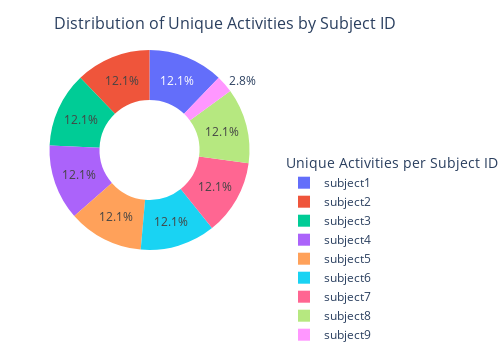

The notebook cell saved with this chart:
### Code cell
# Compute the count of unique 'Activity' values for each 'subject_id'
counts = data.groupby('subject')['Activity'].nunique().reset_index(name='count')

# Define colors for the pie chart sections
colors = ['#a3416c', '#ebc898']

# Construct a pie chart with plotly
# 'names' are the 'subject_id' labels, and 'values' are the counts for each 'subject_id'
fig = px.pie(
    counts,
    names='subject',
    values='count',
    color='subject',
    hole=0.5,  # creates a donut-styled pie chart
    title='Distribution of Unique Activities by Subject ID'
)

# Update the layout of the pie chart for better presentation and clarity
fig.update_layout(
    margin=dict(t=50, b=0, l=0, r=0),
    legend=dict(
        orientation="v",
        yanchor="top",
        y=0.5,
        xanchor="left",
        x=1.05,
        title='Unique Activities per Subject ID'
    ),
    title=dict(
        text='Distribution of Unique Activities by Subject ID',
        x=0.45,
        xanchor='center',
        y=0.95,
        yanchor='top',
        font=dict(size=16)
    ),
    width=500,
    height=350
)

# Display the pie chart
fig.show()

### Figure 1 — Plotly figure (JSON) as saved in the notebook; plotly's stock layout.template omitted (floating-point values rounded to 4 significant figures)
{"data": [{"customdata": [["subject1"], ["subject2"], ["subject3"], ["subject4"], ["subject5"], ["subject6"], ["subject7"], ["subject8"], ["subject9"]], "domain": {"x": [0, 1], "y": [0, 1]}, "hole": 0.5, "hovertemplate": "subject=%{customdata[0]}<br>count=%{value}<extra></extra>", "labels": ["subject1", "subject2", "subject3", "subject4", "subject5", "subject6", "subject7", "subject8", "subject9"], "legendgroup": "", "marker": {"colors": ["#636efa", "#EF553B", "#00cc96", "#ab63fa", "#FFA15A", "#19d3f3", "#FF6692", "#B6E880", "#FF97FF"]}, "name": "", "showlegend": true, "type": "pie", "values": [13, 13, 13, 13, 13, 13, 13, 13, 3]}], "layout": {"height": 350, "legend": {"orientation": "v", "title": {"text": "Unique Activities per Subject ID"}, "tracegroupgap": 0, "x": 1.05, "xanchor": "left", "y": 0.5, "yanchor": "top"}, "margin": {"b": 0, "l": 0, "r": 0, "t": 50}, "title": {"font": {"size": 16}, "text": "Distribution of Unique Activities by Subject ID", "x": 0.45, "xanchor": "center", "y": 0.95, "yanchor": "top"}, "width": 500}}
